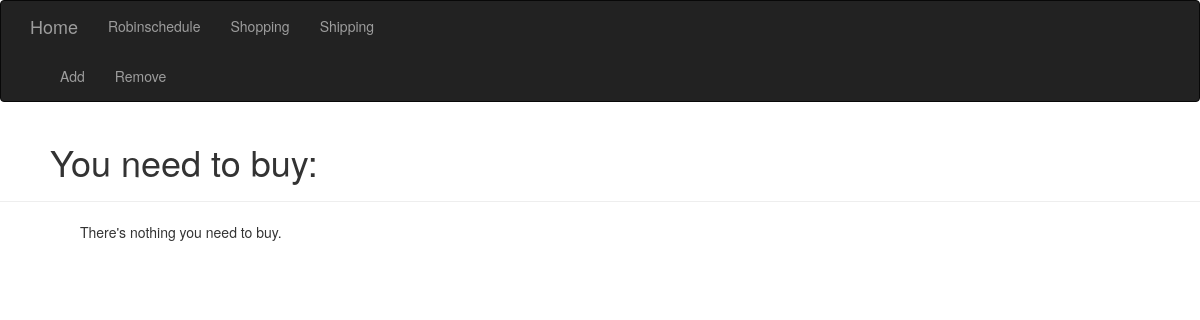
/shopping, run on an earlier commit of the app's database.
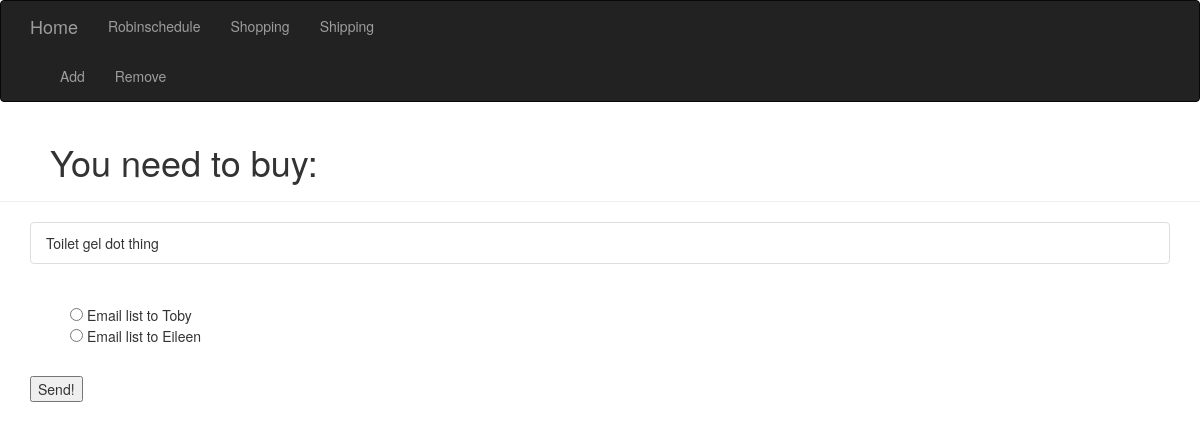
And on a later commit of the database.
### homeSite.py (models this page shows, shortened)
class Grocery(db.Model):
    __tablename__ = 'groceries'
    id = db.Column(db.Integer, primary_key=True)
    itemName = db.Column(db.String(64), unique=True)
    quantity = db.Column(db.Integer) #Setting quantity to optional so 'rice' doesn't need a quantity
    def __str__(self):
        if self.quantity:
            return f'{self.itemName} x {self.quantity}'
        else:
            return f'{self.itemName}'

### homeSite.py (the view, shortened to what this page needs)
@app.route('/shopping', methods=['GET', 'POST'])
def shopping():
    shoppingItems = Grocery.query.all()
    recipientEmailAddress = None
    return render_template('shopping.html', items=shoppingItems)

### templates/shopping.html (shortened to what this page needs)
{% extends "base.html" %}
{% block subnav %}
<div class="navbar-collapse collapse">
    <ul class="nav navbar-nav">
        <li><a href="/shopping/add">Add</a></li>
        <li><a href="/shopping/remove">Remove</a></li>
    </ul>
</div>
{% endblock %}
{% block content %}
<div class="page-header" style="padding-left: 50px;">
    <h1>You need to buy:</h1>
</div>
<div class="container">
    {% if items %}
    <ul class="list-group">
        {% for item in items %}
            <li class="list-group-item">{{item}}</li>
        {% endfor %}
    </ul>
    <br/>
    <form method="POST">
        <ul style="list-style-type:none">
            <li><input type='radio' name="emailRecipient" value="Toby"> Email list to Toby</input></li>
            <li><input type='radio' name="emailRecipient" value="Eileen"> Email list to Eileen</input></li>
        </ul>
            <br />
            <button type="submit" >Send!</button>
    </form>
    {% else %}
        <div class="list-group-heading" style="padding-left: 50px;">
            There's nothing you need to buy.
        </div>
    {% endif %}
</div>
{% endblock %}

### templates/base.html (shortened to what this page needs)
{% extends "bootstrap/base.html" %}
{% block navbar %}
<div class="navbar navbar-inverse" role="navigation">
    <div class="container">
        <div class="navbar-header">
            <a class="navbar-brand" href="/">Home</a>
        </div>
        <div class="navbar-collapse collapse">
            <ul class="nav navbar-nav">
                <li><a href="/schedule">Robinschedule</a></li>
                <li><a href="/shopping">Shopping</a></li>
                <li><a href="/shipping">Shipping</a></li>
            </ul>
        </div>
        {% block subnav %}
        {% endblock %}
    </div>
</div>
{% endblock %}

What changed in the data, as far as the page shows it:
added Grocery: quantity+itemName "Toilet gel dot thing"
Also different on the page:
form field emailRecipient: (not shown) → "☐"
text no longer shown: "There's nothing you need to buy."
text now shown: "Email list to Toby Email list to Eileen Send!"
